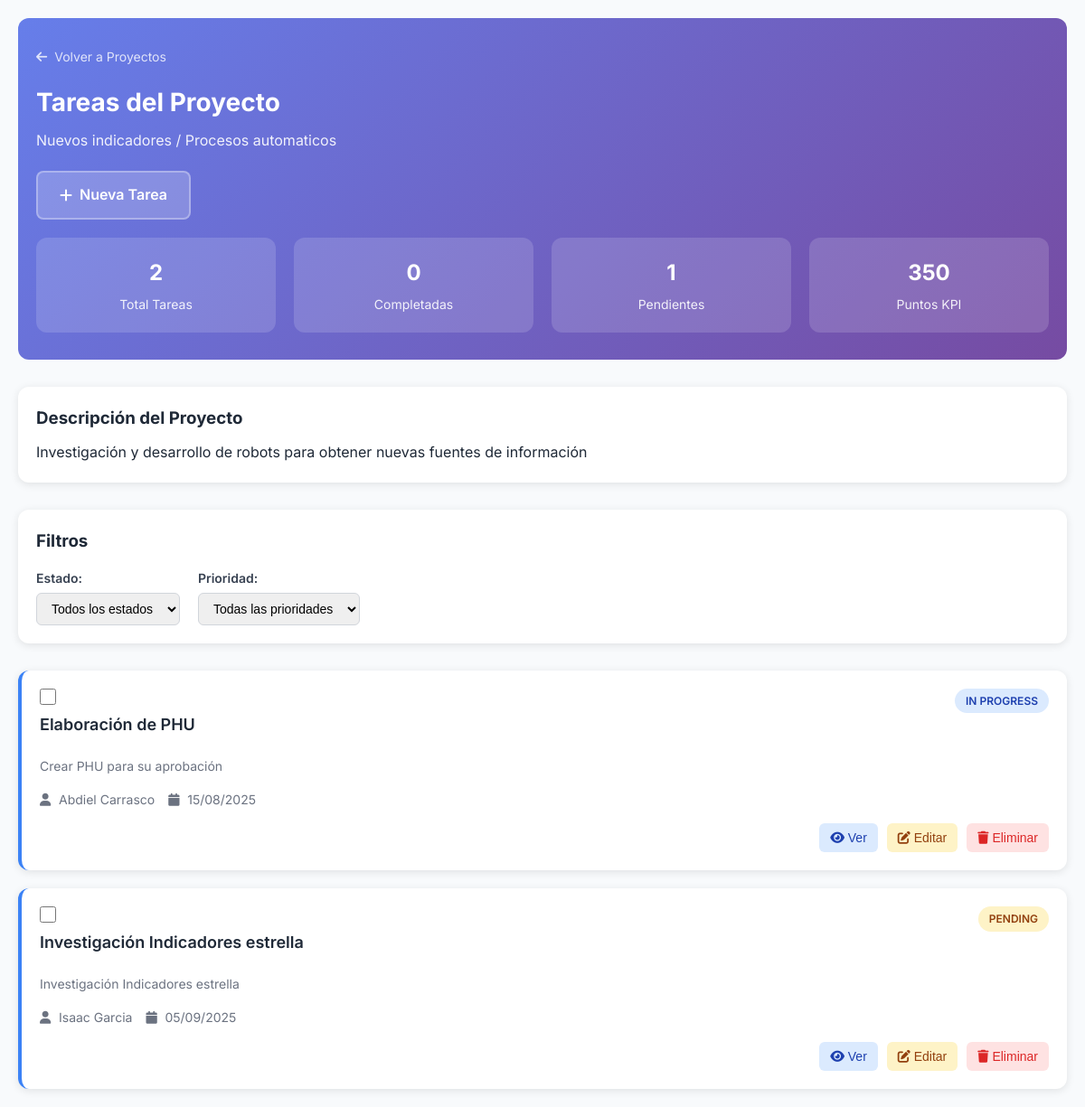
/public/?route=clan_leader/tasks&project_id=15 (signed in), run on the app's committed database.
### tables this page shows
CREATE TABLE `Projects` (
  `project_id` int NOT NULL,
  `project_name` varchar(255) NOT NULL,
  `description` text,
  `clan_id` int NOT NULL,
  `created_by_user_id` int NOT NULL,
  `status` varchar(50) DEFAULT 'open',
  `total_tasks` int DEFAULT '0',
  `completed_tasks` int DEFAULT '0',
  `progress_percentage` decimal(5,2) DEFAULT '0.00',
  `created_at` timestamp NULL DEFAULT CURRENT_TIMESTAMP,
  `updated_at` timestamp NULL DEFAULT CURRENT_TIMESTAMP ON UPDATE CURRENT_TIMESTAMP,
  `kpi_quarter_id` int DEFAULT NULL,
  `kpi_points` int DEFAULT '0',
  `task_distribution_mode` enum('automatic','percentage') DEFAULT 'automatic'
);

CREATE TABLE `Tasks` (
  `task_id` int NOT NULL,
  `parent_task_id` int DEFAULT NULL,
  `task_name` varchar(255) NOT NULL,
  `description` text,
  `project_id` int NOT NULL,
  `assigned_to_user_id` int DEFAULT NULL,
  `created_by_user_id` int DEFAULT NULL,
  `priority` enum('low','medium','high','critical') NOT NULL DEFAULT 'medium',
  `due_date` date DEFAULT NULL,
  `estimated_hours` decimal(5,2) DEFAULT NULL,
  `actual_hours` decimal(5,2) DEFAULT NULL,
  `completion_percentage` decimal(5,2) DEFAULT '0.00',
  `automatic_points` decimal(10,2) NOT NULL DEFAULT '0.00' COMMENT 'Puntos KPI calculados para modo automático',
  `assigned_percentage` decimal(5,2) NOT NULL DEFAULT '0.00' COMMENT 'Porcentaje de puntos KPI asignado manualmente',
  `color_tag` varchar(7) DEFAULT '#3B82F6',
  `is_subtask` tinyint(1) DEFAULT '0',
  `subtask_order` int DEFAULT '0',
  `status` enum('pending','in_progress','completed','cancelled') NOT NULL DEFAULT 'pending',
  `is_completed` tinyint(1) NOT NULL DEFAULT '0',
  `completed_at` timestamp NULL DEFAULT NULL,
  `created_at` timestamp NULL DEFAULT CURRENT_TIMESTAMP,
  `updated_at` timestamp NULL DEFAULT CURRENT_TIMESTAMP ON UPDATE CURRENT_TIMESTAMP
);

CREATE TABLE `Users` (
  `user_id` int NOT NULL,
  `username` varchar(100) NOT NULL,
  `password_hash` varchar(255) NOT NULL,
  `email` varchar(100) DEFAULT NULL,
  `full_name` varchar(100) DEFAULT NULL,
  `is_active` tinyint(1) DEFAULT '1',
  `last_login` timestamp NULL DEFAULT NULL,
  `created_at` timestamp NULL DEFAULT CURRENT_TIMESTAMP
);

### config/database.php (called while the page is built, shortened)
<?php
class Database {
    private static $connection = null;
    public static function getConnection() {
        if (self::$connection === null) {
            try {
                $dsn = "mysql:host=" . DB_HOST . ";dbname=" . DB_NAME . ";charset=utf8mb4";
                $options = [
                    PDO::ATTR_ERRMODE => PDO::ERRMODE_EXCEPTION,
                    PDO::ATTR_DEFAULT_FETCH_MODE => PDO::FETCH_ASSOC,
                    PDO::ATTR_EMULATE_PREPARES => false,
                ];
                self::$connection = new PDO($dsn, DB_USERNAME, DB_PASSWORD, $options);
            } catch (PDOException $e) {
                die('Error de conexión a la base de datos: ' . $e->getMessage());
            }
        }
        return self::$connection;
    }
}

### app/models/Project.php (called while the page is built, shortened)
<?php
class Project {
    private $db;
    public function __construct() {
        $this->db = Database::getConnection();
    }
    public function findById($projectId) {
        try {
            $stmt = $this->db->prepare("
                SELECT
                    p.*,
                    c.clan_name,
                    u.full_name as created_by_name,
                    u.username as created_by_username
                FROM Projects p
                LEFT JOIN Clans c ON p.clan_id = c.clan_id
                LEFT JOIN Users u ON p.created_by_user_id = u.user_id
                WHERE p.project_id = ?
            ");
            $stmt->execute([$projectId]);
            return $stmt->fetch();
        } catch (PDOException $e) {
            error_log("Error al buscar proyecto: " . $e->getMessage());
            return false;
        }
    }
}

### app/models/Task.php (called while the page is built, shortened)
<?php
class Task {
    private $db;
    public function __construct() {
        $this->db = Database::getConnection();
    }
    public function getByProject($projectId) {
        try {
            $stmt = $this->db->prepare("
                SELECT
                    t.*,
                    u.full_name as assigned_to_fullname,
                    u.username as assigned_to_username,
                    GROUP_CONCAT(DISTINCT ta_users.full_name ORDER BY ta_users.full_name SEPARATOR ', ') as all_assigned_users,
                    GROUP_CONCAT(DISTINCT ta_users.user_id ORDER BY ta_users.full_name SEPARATOR ',') as all_assigned_user_ids
                FROM Tasks t
                LEFT JOIN Users u ON t.assigned_to_user_id = u.user_id
                LEFT JOIN Task_Assignments ta ON t.task_id = ta.task_id
                LEFT JOIN Users ta_users ON ta.user_id = ta_users.user_id
                WHERE t.project_id = ?
                AND t.is_subtask = 0
                GROUP BY t.task_id
                ORDER BY t.due_date ASC, t.created_at DESC
            ");
            $stmt->execute([$projectId]);
            return $stmt->fetchAll(PDO::FETCH_ASSOC);
        } catch (Exception $e) {
            error_log("Error al obtener tareas del proyecto: " . $e->getMessage());
            return [];
        }
    }
}
?>

### app/views/clan_leader/project_tasks.php (the view, shortened to what this page needs)
<!DOCTYPE html>
<html lang="es">
<head>
    <link href="https://cdnjs.cloudflare.com/ajax/libs/font-awesome/6.0.0/css/all.min.css" rel="stylesheet">
</head>
<body>
    <div class="container">
        <div class="header">
            <div class="header-content">
                <div class="breadcrumb">
                    <a href="?route=clan_leader/tasks">
                        <i class="fas fa-arrow-left"></i>
                        Volver a Proyectos
                    </a>
                </div>
                <h1 class="page-title">Tareas del Proyecto</h1>
                <p class="project-name"><?= htmlspecialchars($project['project_name']) ?></p>
                <div class="header-actions">
                    <a href="?route=clan_leader/tasks&action=create&project_id=<?= $project['project_id'] ?>" class="btn-create">
                        <i class="fas fa-plus"></i>
                        Nueva Tarea
                    </a>
                </div>
                <div class="stats-grid">
                    <div class="stat-card">
                        <div class="stat-number"><?= count($tasks) ?></div>
                        <div class="stat-label">Total Tareas</div>
                    </div>
                    <div class="stat-card">
                        <div class="stat-number"><?= count(array_filter($tasks, function($task) { return $task['status'] === 'completed'; })) ?></div>
                        <div class="stat-label">Completadas</div>
                    </div>
                    <div class="stat-card">
                        <div class="stat-number"><?= count(array_filter($tasks, function($task) { return $task['status'] === 'pending'; })) ?></div>
                        <div class="stat-label">Pendientes</div>
                    </div>
                    <?php if ($project['kpi_points'] > 0): ?>
                    <div class="stat-card">
                        <div class="stat-number"><?= number_format($project['kpi_points']) ?></div>
                        <div class="stat-label">Puntos KPI</div>
                    </div>
                    <?php endif; ?>
                </div>
            </div>
        </div>
        <?php if (!empty($project['description'])): ?>
        <div class="project-description">
            <h3>Descripción del Proyecto</h3>
            <p><?= htmlspecialchars($project['description']) ?></p>
        </div>
        <?php endif; ?>
        <div class="filters">
            <h3>Filtros</h3>
            <div class="filter-row">
                <div class="filter-group">
                    <label for="statusFilter">Estado:</label>
                    <select id="statusFilter" onchange="filterTasks()">
                        <option value="">Todos los estados</option>
                    </select>
                </div>
                <div class="filter-group">
                    <label for="priorityFilter">Prioridad:</label>
                    <select id="priorityFilter" onchange="filterTasks()">
                        <option value="">Todas las prioridades</option>
                    </select>
                </div>
            </div>
        </div>
        <div class="tasks-grid">
            <?php if (!empty($tasks)): ?>
                <?php foreach ($tasks as $task): ?>
                <div class="task-card <?= $task['priority'] ?>" data-status="<?= $task['status'] ?>" data-priority="<?= $task['priority'] ?>">
                    <div class="task-header">
                        <div class="task-title">
                            <div class="task-checkbox">
                                <input type="checkbox"
                                       <?= $task['status'] === 'completed' ? 'checked' : '' ?>
                                       onchange="toggleTaskStatus(<?= $task['task_id']; ?>, this.checked)">
                            </div>
                            <h3><?= htmlspecialchars($task['task_name']) ?></h3>
                        </div>
                        <span class="task-status <?= $task['status'] ?>">
                            <?= ucfirst(str_replace('_', ' ', $task['status'])) ?>
                        </span>
                    </div>
                    <?php if (!empty($task['description'])): ?>
                    <div class="task-description">
                        <?= htmlspecialchars($task['description']) ?>
                    </div>
                    <?php endif; ?>
                    <div class="task-meta">
                        <?php if (!empty($task['assigned_to_fullname'])): ?>
                        <div class="meta-item">
                            <i class="fas fa-user"></i>
                            <span><?= htmlspecialchars($task['assigned_to_fullname']) ?></span>
                        </div>
                        <?php endif; ?>
                        <?php if (!empty($task['due_date'])): ?>
                        <div class="meta-item">
                            <i class="fas fa-calendar"></i>
                            <span><?= date('d/m/Y', strtotime($task['due_date'])) ?></span>
                        </div>
                        <?php endif; ?>
                    </div>
                    <div class="task-actions">
                        <button class="action-btn view-btn" onclick="viewTaskDetails(<?= $task['task_id'] ?>)">
                            <i class="fas fa-eye"></i> Ver
                        </button>
                        <button class="action-btn edit-btn" onclick="editTask(<?= $task['task_id'] ?>)">
                            <i class="fas fa-edit"></i> Editar
                        </button>
                        <button class="action-btn delete-btn" onclick="deleteTask(<?= $task['task_id'] ?>)">
                            <i class="fas fa-trash"></i> Eliminar
                        </button>
                    </div>
                </div>
                <?php endforeach; ?>
            <?php endif; ?>
        </div>
    </div>
</body>
</html>

### app/views/clan_leader/project_tasks.php (style rules this page uses)
* { margin: 0; padding: 0; box-sizing: border-box; }
body { font-family: 'Inter', sans-serif; background: #f8fafc; color: #1f2937; line-height: 1.6; }
.container { max-width: 1200px; margin: 0 auto; padding: 20px; }
.header { background: linear-gradient(135deg, #667eea 0%, #764ba2 100%); color: white; padding: 30px 0; margin-bottom: 30px; border-radius: 12px; }
.header-content { max-width: 1200px; margin: 0 auto; padding: 0 20px; }
.breadcrumb { margin-bottom: 15px; }
.breadcrumb a { color: rgba(255, 255, 255, 0.8); text-decoration: none; font-size: 14px; display: inline-flex; align-items: center; gap: 8px; }
.page-title { font-size: 28px; font-weight: 700; margin-bottom: 8px; }
.project-name { font-size: 16px; opacity: 0.9; margin-bottom: 20px; }
.header-actions { margin-top: 20px; }
.btn-create { background: rgba(255, 255, 255, 0.2); color: white; padding: 12px 24px; border-radius: 8px; text-decoration: none; display: inline-flex; align-items: center; gap: 8px; font-weight: 600; border: 2px solid rgba(255, 255, 255, 0.3); transition: all 0.3s ease; }
.stats-grid { display: grid; grid-template-columns: repeat(auto-fit, minmax(200px, 1fr)); gap: 20px; margin-top: 20px; }
.stat-card { background: rgba(255, 255, 255, 0.15); border-radius: 12px; padding: 20px; text-align: center; }
.stat-number { font-size: 24px; font-weight: 700; margin-bottom: 5px; }
.stat-label { font-size: 14px; opacity: 0.9; }
.project-description { background: white; border-radius: 12px; padding: 20px; margin-bottom: 30px; box-shadow: 0 2px 10px rgba(0, 0, 0, 0.1); }
.project-description h3 { margin-bottom: 10px; color: #1f2937; }
.filters { background: white; border-radius: 12px; padding: 20px; margin-bottom: 30px; box-shadow: 0 2px 10px rgba(0, 0, 0, 0.1); }
.filters h3 { margin-bottom: 15px; color: #1f2937; }
.filter-row { display: flex; gap: 20px; flex-wrap: wrap; }
.filter-group { display: flex; flex-direction: column; gap: 5px; }
.filter-group label { font-weight: 600; font-size: 14px; color: #374151; }
.filter-group select { padding: 8px 12px; border: 1px solid #d1d5db; border-radius: 6px; font-size: 14px; min-width: 150px; }
.tasks-grid { display: grid; gap: 20px; }
.task-card { background: white; border-radius: 12px; padding: 20px; box-shadow: 0 2px 10px rgba(0, 0, 0, 0.1); border-left: 4px solid #e5e7eb; }
.task-card.medium { border-left-color: #3b82f6; }
.task-header { display: flex; justify-content: space-between; align-items: flex-start; margin-bottom: 15px; }
.task-title { flex: 1; }
.task-title h3 { font-size: 18px; font-weight: 600; margin-bottom: 5px; color: #1f2937; }
.task-description { color: #6b7280; font-size: 14px; margin-bottom: 15px; }
.task-meta { display: flex; gap: 15px; flex-wrap: wrap; margin-bottom: 15px; }
.meta-item { display: flex; align-items: center; gap: 5px; font-size: 14px; color: #6b7280; }
.meta-item i { width: 16px; }
.task-status { padding: 4px 12px; border-radius: 20px; font-size: 12px; font-weight: 600; text-transform: uppercase; }
.task-status.pending { background: #fef3c7; color: #92400e; }
.task-status.in_progress { background: #dbeafe; color: #1e40af; }
.task-actions { display: flex; gap: 10px; justify-content: flex-end; }
.action-btn { padding: 8px 12px; border: none; border-radius: 6px; cursor: pointer; font-size: 14px; transition: all 0.3s ease; }
.view-btn { background: #dbeafe; color: #1e40af; }
.edit-btn { background: #fef3c7; color: #92400e; }
.delete-btn { background: #fee2e2; color: #dc2626; }
.task-checkbox { margin-right: 15px; }
.task-checkbox input[type="checkbox"] { width: 18px; height: 18px; cursor: pointer; }

### data on the page
projects: project_name "Nuevos indicadores / Procesos automaticos", kpi_points "350", description "Investigación y desarrollo de robots para obtener nuevas fuentes de información"
tasks: task_name "Elaboración de PHU", status "IN PROGRESS", description "Crear PHU para su aprobación", users.full_name "Abdiel Carrasco", due_date "15/08/2025"
tasks: task_name "Investigación Indicadores estrella", status "PENDING", description "Investigación Indicadores estrella", users.full_name "Isaac Garcia", due_date "05/09/2025"

### other printed values
count($tasks) "2"
